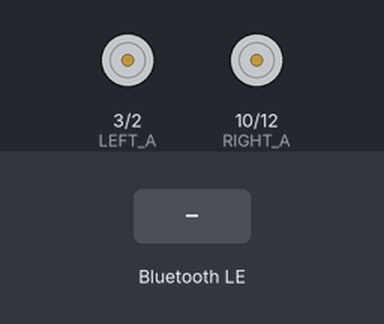
The sketch below on a simulated ESP32-S3. Parts: motor-driver pin pairs drawn as motors (green arrow = first pin HIGH = forward, orange = second pin HIGH = backward, longer = more drive). Inputs (shaded band) come from the test bench. Nothing arrives over Bluetooth unless stated; a phone connects over Bluetooth LE 3 s after start.

Above: at 1.2 s.
1.3 s: Bluetooth LE write "1" received
At 2.0 s:
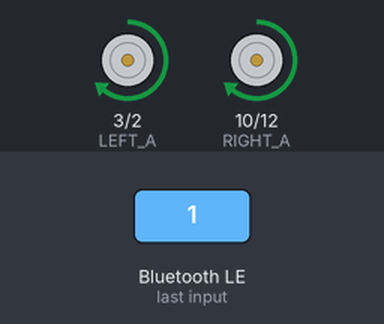
2.8 s: Bluetooth LE write "2" received
At 3.1 s:
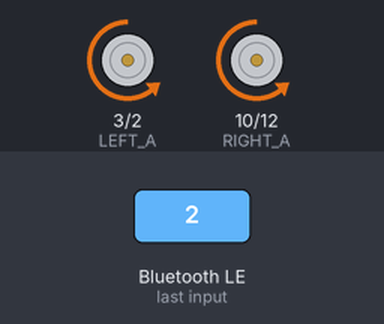
4.3 s: Bluetooth LE write "3" received
At 5.5 s:
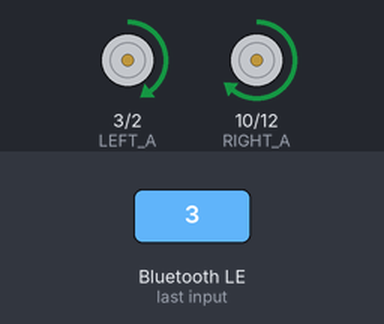
5.8 s: Bluetooth LE write "4" received
At 6.7 s:
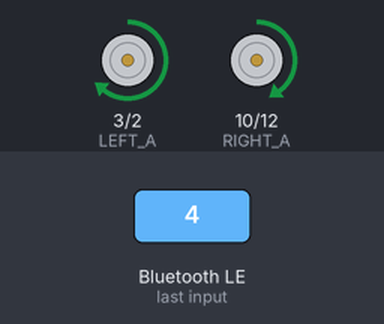
7.3 s: Bluetooth LE write "200" received
At 7.8 s:
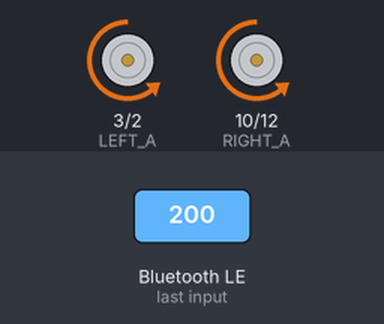
Timing chart, 0 to 9.8 s (numbered marks = the images above; inputs shaded):
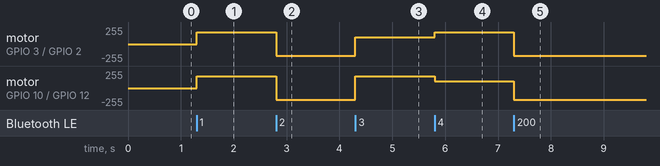

The sketch:

move_control.ino
```cpp
#include <Arduino.h>
#include <BLEDevice.h>
#include <BLEUtils.h>
#include <BLEServer.h>


// ==================== 电机引脚定义 ====================
#define LEFT_A   3
#define LEFT_B   2
#define RIGHT_A  10
#define RIGHT_B  12

// ==================== 蓝牙配置 ====================
#define SERVICE_UUID        "4fafc201-1fb5-459e-8fcc-c5c9c331914b"
#define CHARACTERISTIC_UUID "beb5483e-36e1-4688-b7f5-ea07361b26a8"


// ==================== PWM 配置 ====================
#define PWM_FREQ 1000
#define PWM_RES 8
#define SPEED_NORMAL 180
#define SPEED_TURN 150
#define SPEED_SLOW 100

// PWM 通道
#define CH_LA 0
#define CH_LB 1
#define CH_RA 2
#define CH_RB 3

// 全局变量：蓝牙特征指针
BLECharacteristic *pCharacteristic;


// ==================== 初始化电机 ====================
void motorInit() {
  ledcSetup(CH_LA, PWM_FREQ, PWM_RES);
  ledcSetup(CH_LB, PWM_FREQ, PWM_RES);
  ledcSetup(CH_RA, PWM_FREQ, PWM_RES);
  ledcSetup(CH_RB, PWM_FREQ, PWM_RES);

  ledcAttachPin(LEFT_A, CH_LA);
  ledcAttachPin(LEFT_B, CH_LB);
  ledcAttachPin(RIGHT_A, CH_RA);
  ledcAttachPin(RIGHT_B, CH_RB);

  stopCar();
}

// ==================== 移动函数 ====================
void forward() {
  ledcWrite(CH_LA, SPEED_NORMAL);
  ledcWrite(CH_LB, 0);
  ledcWrite(CH_RA, SPEED_NORMAL);
  ledcWrite(CH_RB, 0);
}

void back() {
  ledcWrite(CH_LA, 0);
  ledcWrite(CH_LB, SPEED_NORMAL);
  ledcWrite(CH_RA, 0);
  ledcWrite(CH_RB, SPEED_NORMAL);
}

void turnLeft() {
  ledcWrite(CH_LA, SPEED_SLOW);    // 左轮慢（不反转）
  ledcWrite(CH_LB, 0);
  ledcWrite(CH_RA, SPEED_NORMAL);  // 右轮快
  ledcWrite(CH_RB, 0);
}

void turnRight() {
  ledcWrite(CH_LA, SPEED_NORMAL);  // 左轮快
  ledcWrite(CH_LB, 0);
  ledcWrite(CH_RA, SPEED_SLOW);    // 右轮慢
  ledcWrite(CH_RB, 0);
}

void stopCar() {
  ledcWrite(CH_LA, 0);
  ledcWrite(CH_LB, 0);
  ledcWrite(CH_RA, 0);
  ledcWrite(CH_RB, 0);
}


// ==================== 蓝牙回调类 ====================
class MyCallbacks: public BLECharacteristicCallbacks {
  void onWrite(BLECharacteristic *pCharacteristic) {
    std::string value = pCharacteristic->getValue();

    if (value.length() > 0) {
      int cmd = value[0] - '0';

      switch(cmd) {
        case 1: forward(); break;
        case 2: back(); break;
        case 3: turnLeft(); break;
        case 4: turnRight(); break;
        case 5: stopCar(); break;
      }
    }
  }
};

// ==================== 蓝牙初始化（封装成一个函数）====================
void bleInit() {
  // 1. 初始化蓝牙设备，设置广播名称
  BLEDevice::init("ESP32_Car");

  // 2. 创建蓝牙服务器
  BLEServer *pServer = BLEDevice::createServer();

  // 3. 创建服务（用定义好的 UUID）
  BLEService *pService = pServer->createService(SERVICE_UUID);

  // 4. 创建特征（用定义好的 UUID，设置可读可写属性）
  pCharacteristic = pService->createCharacteristic(
    CHARACTERISTIC_UUID,
    BLECharacteristic::PROPERTY_READ |
    BLECharacteristic::PROPERTY_WRITE
  );

  // 5. 设置回调（收到指令时自动调用 MyCallbacks 里的 onWrite）
  pCharacteristic->setCallbacks(new MyCallbacks());

  // 6. 设置初始值
  pCharacteristic->setValue("Ready");

  // 7. 启动服务
  pService->start();

  // 8. 开始广播（让手机能搜索到）
  BLEAdvertising *pAdvertising = pServer->getAdvertising();
  pAdvertising->start();
}

// ==================== 初始化 ====================
void setup() {
  motorInit();
  bleInit();                 // 添加蓝牙初始化
  stopCar();
}

// ==================== 主循环 ====================
void loop() {

  delay(50);
}
```

Measured:
- after the input at 1.3 s, motor on GPIO 3 (LEFT_A) / GPIO 2 (LEFT_B), motor on GPIO 10 (RIGHT_A) / GPIO 12 (RIGHT_B): stopped → forward 179/255 at once
- after the input at 2.8 s, motor on GPIO 3 (LEFT_A) / GPIO 2 (LEFT_B), motor on GPIO 10 (RIGHT_A) / GPIO 12 (RIGHT_B): forward 179/255 → backward 179/255 at once
- after the input at 4.3 s, motor on GPIO 3 (LEFT_A) / GPIO 2 (LEFT_B): backward 179/255 → forward 100/255 at once; motor on GPIO 10 (RIGHT_A) / GPIO 12 (RIGHT_B): backward 179/255 → forward 179/255 at once
- after the input at 5.8 s, motor on GPIO 3 (LEFT_A) / GPIO 2 (LEFT_B): forward 100/255 → forward 179/255 at once; motor on GPIO 10 (RIGHT_A) / GPIO 12 (RIGHT_B): forward 179/255 → forward 100/255 at once
- after the input at 7.3 s, motor on GPIO 3 (LEFT_A) / GPIO 2 (LEFT_B): forward 179/255 → backward 179/255 at once; motor on GPIO 10 (RIGHT_A) / GPIO 12 (RIGHT_B): forward 100/255 → backward 179/255 at once
